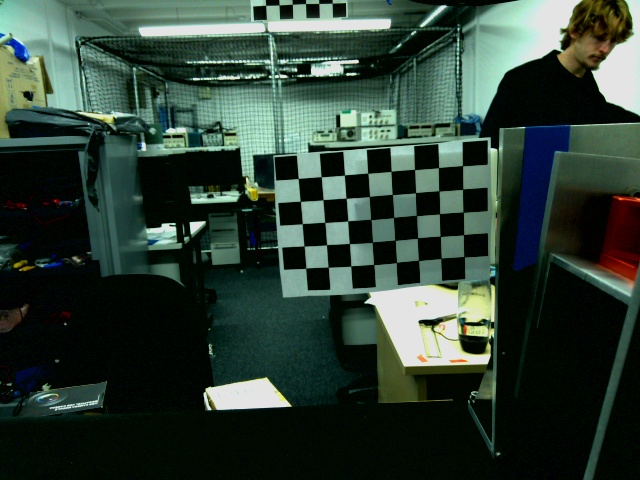
#> input picture calib_images/calib_000.jpg, 640 x 480 px; its folder holds 4 pictures in this run
$ python cam_cali.py
#> lines starting #> are read from the running program, lines starting #| are printed output that depends on the picture; after the words box and inside, x2 and y2 are one past the last pixel; in counts of white or black regions, pixels touching at a corner belong together
import cv2
import numpy as np
import glob
import os

# === CONFIG ===

# Your checkerboard: 9x6 squares -> 8x5 inner corners
PATTERN_COLS = 8  # inner corners across (cols)
PATTERN_ROWS = 5  # inner corners down (rows)
SQUARE_SIZE_MM = 10.0

IMG_DIR = "/home/jack/literate-code/calib_images/*.jpg"
OUT_FILE = "/home/jack/literate-code/camera_params.npz"

# === PREP OBJECT POINTS (3D points on the board) ===

objp = np.zeros((PATTERN_ROWS * PATTERN_COLS, 3), np.float32)
objp[:, :2] = np.mgrid[0:PATTERN_COLS, 0:PATTERN_ROWS].T.reshape(-1, 2)
objp *= SQUARE_SIZE_MM  # units: mm

objpoints = []  # 3D points in world space (board)
imgpoints = []  # 2D points in image

images = glob.glob(IMG_DIR)
print(f"Found {len(images)} images")

for fname in images:
    img = cv2.imread(fname)
#> img is the input picture: shape (480, 640, 3); mean B, G, R 54.1, 64.2, 47.3
    if img is None:
        print(f"Could not read {fname}, skipping.")
        continue

    gray = cv2.cvtColor(img, cv2.COLOR_BGR2GRAY)
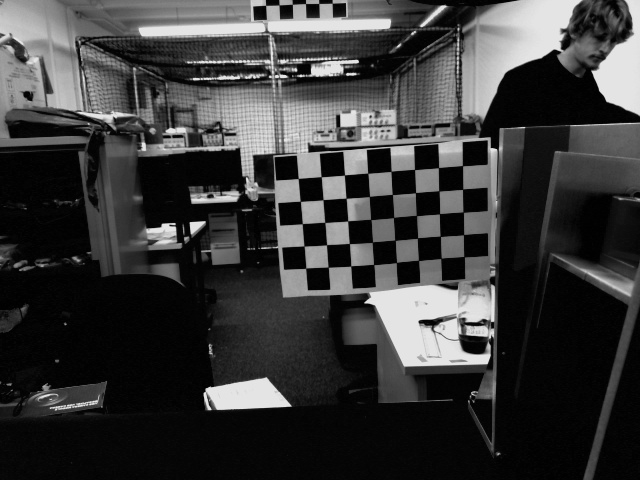
#> gray: shape (480, 640); min 0, max 235, mean 58

    pattern_size = (PATTERN_COLS, PATTERN_ROWS)
    flags = cv2.CALIB_CB_ADAPTIVE_THRESH + cv2.CALIB_CB_NORMALIZE_IMAGE
    ret, corners = cv2.findChessboardCorners(gray, pattern_size, flags=flags)
#> ret = True; corners = 40 rows, first 8: [298, 178.6], [321.2, 176.7], [344.8, 175.2], [367.5, 173.5], [390.8, 171.4], [414.5, 169.7], [438.4, 167.6], [462.6, 165.7]

    if ret:
        # refine corner locations
        criteria = (cv2.TERM_CRITERIA_EPS + cv2.TERM_CRITERIA_MAX_ITER, 30, 0.001)
        cv2.cornerSubPix(gray, corners, (11, 11), (-1, -1), criteria)

        objpoints.append(objp)
        imgpoints.append(corners)

        # show detection
        cv2.drawChessboardCorners(img, pattern_size, corners, ret)
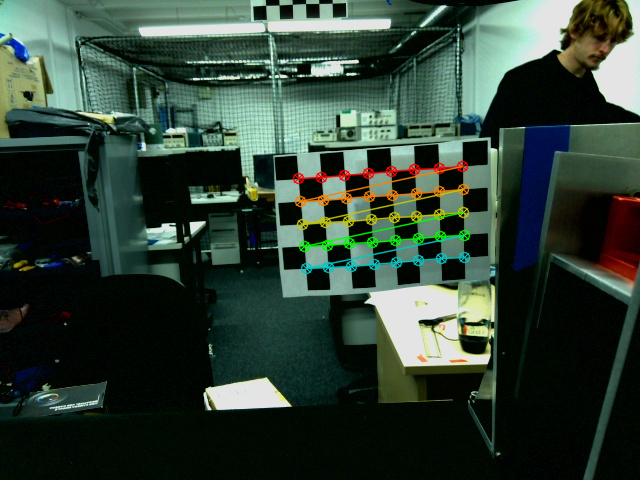
#> img: shape (480, 640, 3); 2.38% of pixels changed, all inside (x1, y1, x2, y2) = (292, 160, 471, 275)
        cv2.imshow("Calibration - detected corners", img)
        cv2.waitKey(100)
    else:
        print(f"Checkerboard NOT found in {fname}")
#> pass 2 of the loop `for fname in images:`:
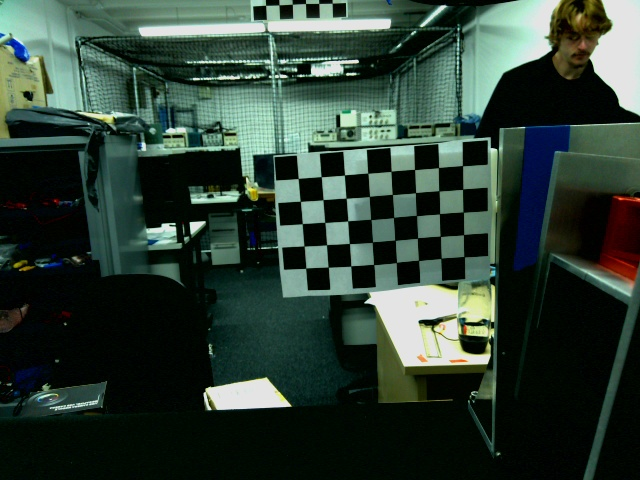
#> input picture calib_images/calib_001.jpg, 640 x 480 px
#> img is the input picture: shape (480, 640, 3); mean B, G, R 54.1, 64.2, 47.4
#> `gray = cv2.cvtColor(img, cv2.COLOR_BGR2GRAY)`:
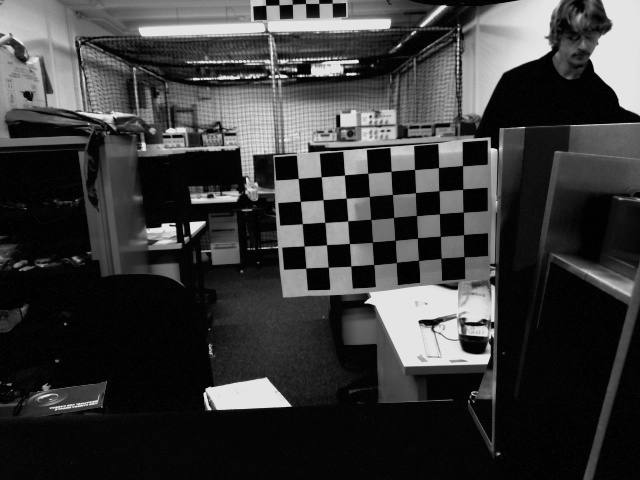
#> gray: shape (480, 640); min 0, max 234, mean 58
#> corners = 40 rows, first 8: [297.8, 178.4], [321.6, 176.4], [344.6, 175.1], [367.9, 173.1], [391.1, 171.5], [414.4, 169.6], [438.3, 167.3], [462.5, 165.5]
#> `cv2.drawChessboardCorners(img, pattern_size, corners, ret)`:
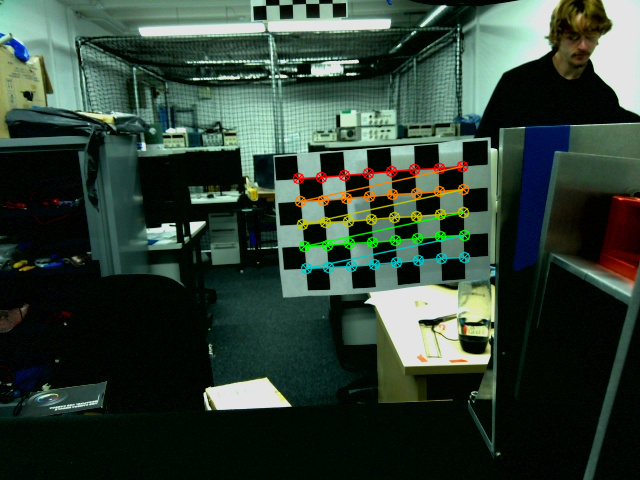
#> img: shape (480, 640, 3); 2.38% of pixels changed, all inside (x1, y1, x2, y2) = (292, 160, 471, 275)
#> pass 3 of the loop `for fname in images:`:
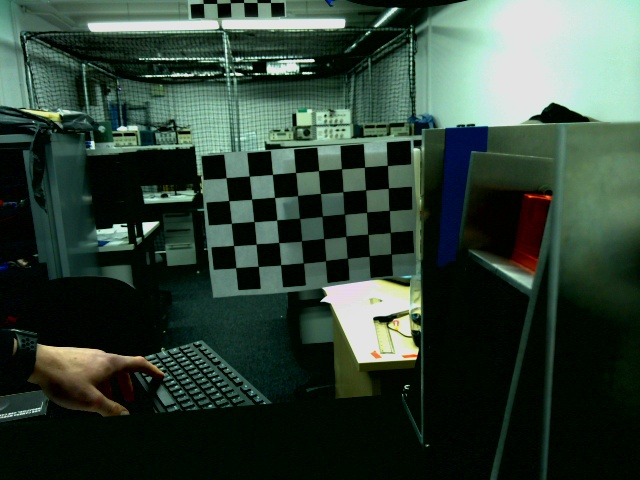
#> input picture calib_images/calib_002.jpg, 640 x 480 px
#> img is the input picture: shape (480, 640, 3); mean B, G, R 55.8, 67.2, 49.7
#> `gray = cv2.cvtColor(img, cv2.COLOR_BGR2GRAY)`:
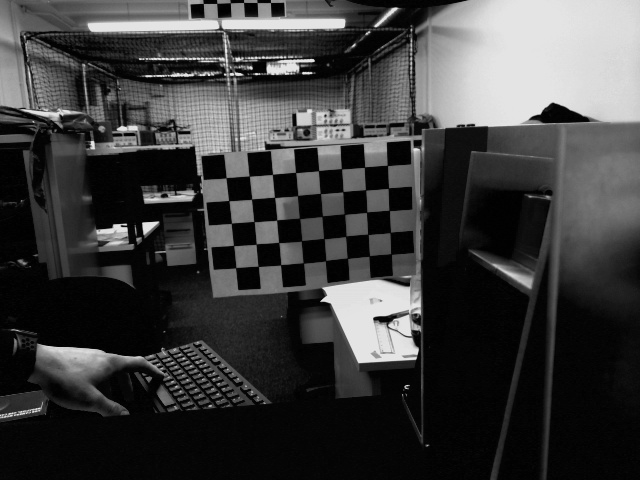
#> gray: shape (480, 640); min 0, max 234, mean 60.7
#> corners = 40 rows, first 8: [225.7, 177.4], [249, 176.6], [272.3, 174.4], [295.4, 172.6], [318.6, 170.6], [341.7, 168.5], [364.5, 167], [387.4, 165.3]
#> `cv2.drawChessboardCorners(img, pattern_size, corners, ret)`:
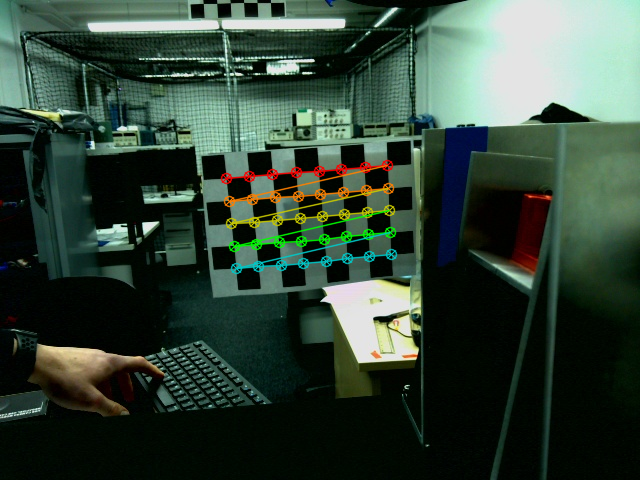
#> img: shape (480, 640, 3); 2.35% of pixels changed, all inside (x1, y1, x2, y2) = (220, 159, 398, 275)
#> the loop made 4 passes; the first 3 are shown

cv2.destroyAllWindows()

if len(objpoints) < 5:
    print("Not enough valid images for calibration (need ~10+ with detected corners).")
#> (the run stopped early here; a loop or call above may not have finished)
